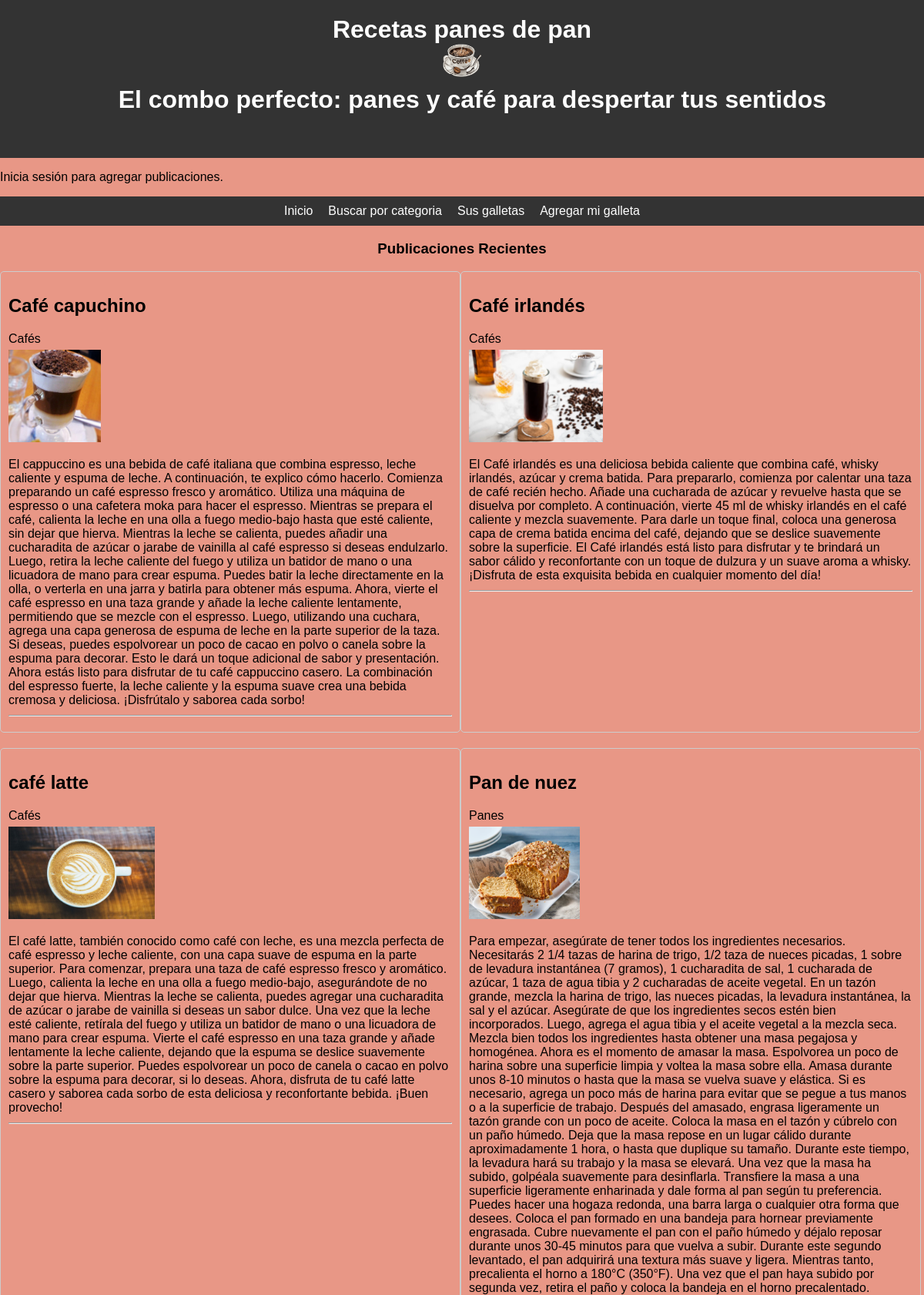
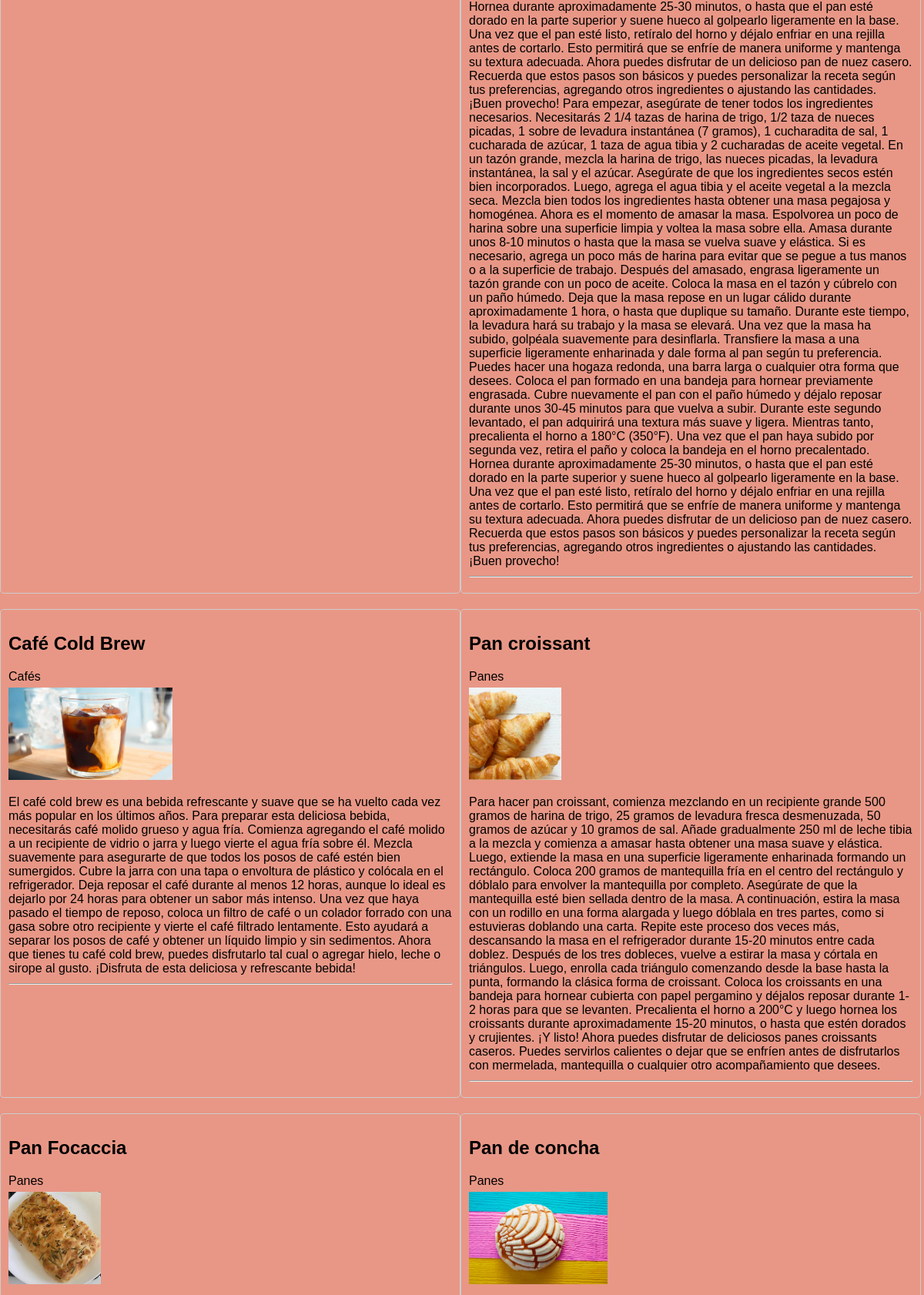
Screenshot of /principal2.php (upper part) with the database file from the repository (2 pictures, top to bottom).
### tables this page shows
CREATE TABLE `productos` (
  `idpu` int(255) NOT NULL,
  `id` int(255) NOT NULL,
  `nombre_usuario` longtext NOT NULL,
  `titulo` longtext NOT NULL,
  `categoria` longtext NOT NULL,
  `imagen` varchar(255) NOT NULL,
  `contenido` longtext NOT NULL
);

### principal2.php (the view, shortened to what this page needs)
<!DOCTYPE html>
<html>
<head>
</head>
<body>
<header>
<center><div id="logo-container">
<h1>Recetas panes de pan</h1><img src="cafe.gif" width="50" height="50" />
    <h1 id="slogan">&nbsp;&nbsp;&nbsp;El combo perfecto: panes y café para despertar tus sentidos</h1>
    <h1>&nbsp;&nbsp;&nbsp;&nbsp;&nbsp;&nbsp;&nbsp;&nbsp;</h1>
</div></center>
  </header>
    <?php if (isset($_SESSION['nombre_usuario'])) { ?>
        <?php $nombre_usuario = $_SESSION['nombre_usuario']; ?>
    <?php } else { ?>
        <div id="user-greeting">
            <p class="login-message">Inicia sesión para agregar publicaciones.</p>
    <?php } ?>
<div id="container">
    <div class="menu">
        <div class="menu-item"><a href="principal2.php">Inicio</a></div>
        <div class="menu-item"><a href="buspan.php">Buscar por categoria</a></div>
        <div class="menu-item"><a href="galleta2.php">Sus galletas</a></div>
        <div class="menu-item"><a href="nueva.php">Agregar mi galleta</a></div>
    </div>
    <center><h3>Publicaciones Recientes</h3></center>
    <div class="post-container">
        <?php
        require_once 'conexion.php';
        $sql = "SELECT * FROM productos ";
        $result = $conn->query($sql);
        if ($result->num_rows > 0) {
            while ($row = $result->fetch_assoc()) {
                echo '<div class="post">';
                echo "<h2>" . $row['titulo'] . "</h2>";
                echo "<p>" . $row['categoria'] . "</p>";
                echo "<td><img src=" . $row["imagen"] . " height=" . "120px" . "width=" . "120px" . "/></td>";
                echo "<p>" . $row['contenido'] . "</p>";
                echo "<hr>";
                echo '</div>';
            }
        } else {
            echo "<p>No hay publicaciones para mostrar.</p>";
        }
        ?>
    </div>
</div>
</html>

### principal2.php (style rules this page uses)
body { font-family: Arial, sans-serif; margin: 0; padding: 0; background-color: #E89786; }
header { background-color: #333; color: #fff; padding: 20px; text-align: center; }
h1 { margin: 0; }
.menu { display: flex; justify-content: center; background-color: #333; color: #fff; padding: 10px; }
.menu-item { margin-right: 10px; }
.menu-item:last-child { margin-right: 0; }
.menu-item a { color: #fff; text-decoration: none; padding: 5px; }
.post-container { display: flex; flex-wrap: wrap; background:#E89786; }
.post { width: 48%; margin-bottom: 20px; padding: 10px; border: 1px solid #ccc; border-radius: 5px; }
.post p { margin-bottom: 5px; }
.post hr { margin-top: 10px; margin-bottom: 10px; }

### rows the page displays
productos: titulo "Café capuchino", categoria "Cafés", imagen (picture), contenido "El cappuccino es una bebida de café italiana que combina espresso, leche caliente y espuma de leche. A continuación, te explico cómo hacerlo. Comienza preparando un café espresso fresco y aromático. Utiliza una máquina de espresso o una cafetera moka para hacer el espresso. Mientras se prepara el café, calienta la leche en una olla a fuego medio-bajo hasta que esté caliente, sin dejar que hierva. Mientras la leche se calienta, puedes añadir una cucharadita de azúcar o jarabe de vainilla al café espresso si deseas endulzarlo. Luego, retira la leche caliente del fuego y utiliza un batidor de mano o una licuadora de mano para crear espuma. Puedes batir la leche directamente en la olla, o…"
productos: titulo "Café irlandés", categoria "Cafés", imagen (picture), contenido "El Café irlandés es una deliciosa bebida caliente que combina café, whisky irlandés, azúcar y crema batida. Para prepararlo, comienza por calentar una taza de café recién hecho. Añade una cucharada de azúcar y revuelve hasta que se disuelva por completo. A continuación, vierte 45 ml de whisky irlandés en el café caliente y mezcla suavemente. Para darle un toque final, coloca una generosa capa de crema batida encima del café, dejando que se deslice suavemente sobre la superficie. El Café irlandés está listo para disfrutar y te brindará un sabor cálido y reconfortante con un toque de dulzura y un suave aroma a whisky. ¡Disfruta de esta exquisita bebida en cualquier momento del día!"
productos: titulo "café latte", categoria "Cafés", imagen (picture), contenido "El café latte, también conocido como café con leche, es una mezcla perfecta de café espresso y leche caliente, con una capa suave de espuma en la parte superior. Para comenzar, prepara una taza de café espresso fresco y aromático. Luego, calienta la leche en una olla a fuego medio-bajo, asegurándote de no dejar que hierva. Mientras la leche se calienta, puedes agregar una cucharadita de azúcar o jarabe de vainilla si deseas un sabor dulce. Una vez que la leche esté caliente, retírala del fuego y utiliza un batidor de mano o una licuadora de mano para crear espuma. Vierte el café espresso en una taza grande y añade lentamente la leche caliente, dejando que la espuma se deslice suavemente…"
productos: titulo "Pan de nuez", categoria "Panes", imagen (picture), contenido "Para empezar, asegúrate de tener todos los ingredientes necesarios. Necesitarás 2 1/4 tazas de harina de trigo, 1/2 taza de nueces picadas, 1 sobre de levadura instantánea (7 gramos), 1 cucharadita de sal, 1 cucharada de azúcar, 1 taza de agua tibia y 2 cucharadas de aceite vegetal. En un tazón grande, mezcla la harina de trigo, las nueces picadas, la levadura instantánea, la sal y el azúcar. Asegúrate de que los ingredientes secos estén bien incorporados. Luego, agrega el agua tibia y el aceite vegetal a la mezcla seca. Mezcla bien todos los ingredientes hasta obtener una masa pegajosa y homogénea. Ahora es el momento de amasar la masa. Espolvorea un poco de harina sobre una superficie…"
productos: titulo "Café Cold Brew", categoria "Cafés", imagen (picture), contenido "El café cold brew es una bebida refrescante y suave que se ha vuelto cada vez más popular en los últimos años. Para preparar esta deliciosa bebida, necesitarás café molido grueso y agua fría. Comienza agregando el café molido a un recipiente de vidrio o jarra y luego vierte el agua fría sobre él. Mezcla suavemente para asegurarte de que todos los posos de café estén bien sumergidos. Cubre la jarra con una tapa o envoltura de plástico y colócala en el refrigerador. Deja reposar el café durante al menos 12 horas, aunque lo ideal es dejarlo por 24 horas para obtener un sabor más intenso. Una vez que haya pasado el tiempo de reposo, coloca un filtro de café o un colador forrado con una gasa…"
productos: titulo "Pan croissant", categoria "Panes", imagen (picture), contenido "Para hacer pan croissant, comienza mezclando en un recipiente grande 500 gramos de harina de trigo, 25 gramos de levadura fresca desmenuzada, 50 gramos de azúcar y 10 gramos de sal. Añade gradualmente 250 ml de leche tibia a la mezcla y comienza a amasar hasta obtener una masa suave y elástica. Luego, extiende la masa en una superficie ligeramente enharinada formando un rectángulo. Coloca 200 gramos de mantequilla fría en el centro del rectángulo y dóblalo para envolver la mantequilla por completo. Asegúrate de que la mantequilla esté bien sellada dentro de la masa. A continuación, estira la masa con un rodillo en una forma alargada y luego dóblala en tres partes, como si estuvieras…"
productos: titulo "Pan Focaccia", categoria "Panes", imagen (picture)
productos: titulo "Pan de concha", categoria "Panes", imagen (picture)
